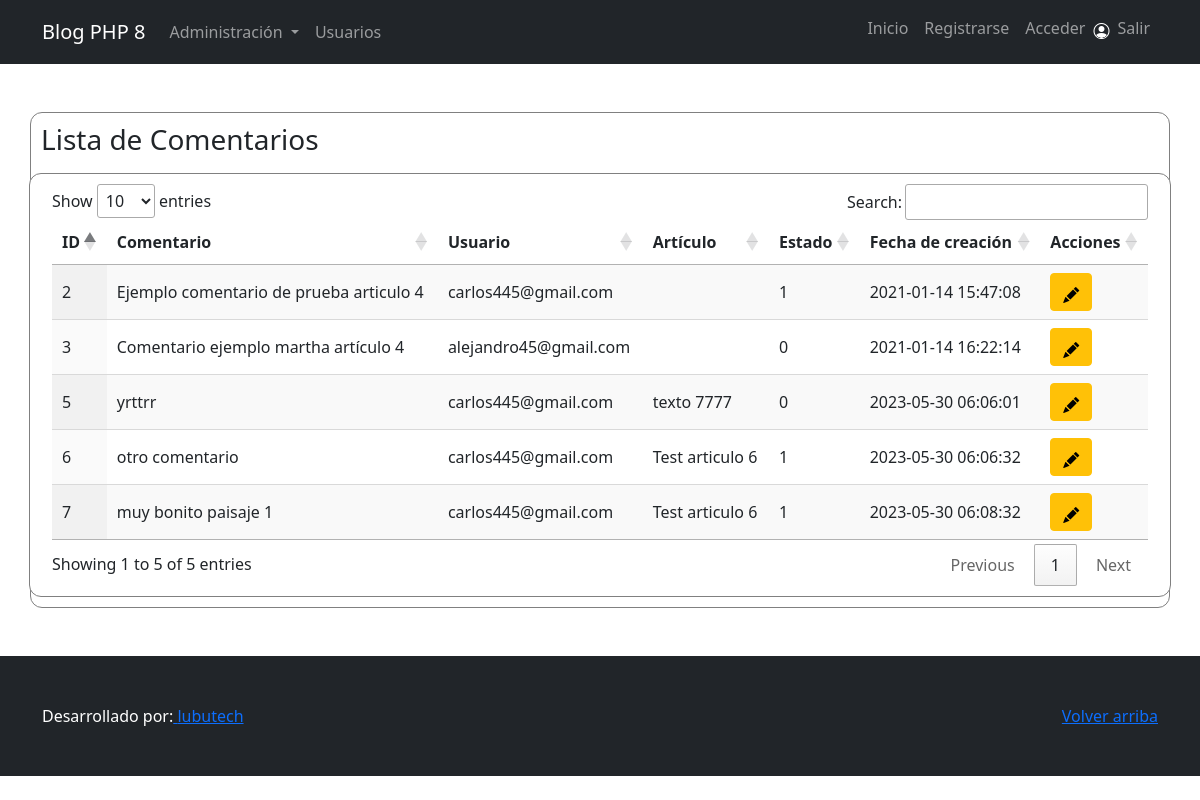
Page /admin/comentarios.php on the committed database.
### tables this page shows
CREATE TABLE `comentarios` (
  `id` int(11) NOT NULL,
  `comentario` varchar(255) NOT NULL,
  `usuario_id` int(11) NOT NULL,
  `articulo_id` int(11) NOT NULL,
  `estado` int(11) NOT NULL,
  `fecha_creacion` datetime NOT NULL DEFAULT current_timestamp()
);

CREATE TABLE `usuarios` (
  `id` int(11) NOT NULL,
  `nombre` varchar(255) NOT NULL,
  `email` varchar(255) NOT NULL,
  `password` varchar(255) NOT NULL,
  `rol_id` int(11) NOT NULL,
  `fecha_creacion` datetime NOT NULL DEFAULT current_timestamp()
);

CREATE TABLE `articulos` (
  `id` int(11) NOT NULL,
  `titulo` varchar(255) NOT NULL,
  `imagen` varchar(255) NOT NULL,
  `texto` text NOT NULL,
  `fecha_creacion` datetime NOT NULL DEFAULT current_timestamp()
);

### models/Comentario.php (called while the page is built, shortened)
<?php
    class Comentario{
        private $conn;
        private $table = 'comentarios';
        public function __construct($db){
            $this->conn = $db;
        }
        public function leer(){
            $query = 'SELECT c.id AS id_comentario, c.comentario AS comentario, c.estado AS estado, c.fecha_creacion AS fecha, c.usuario_id, u.email AS nombre_usuario, a.titulo AS titulo_articulo  FROM ' . $this->table . ' c LEFT JOIN usuarios u ON u.id = c.usuario_id LEFT JOIN articulos a ON a.id = c.articulo_id';
            $stmt = $this->conn->prepare($query);
            $stmt->execute();
            $comentarios = $stmt->fetchAll(PDO::FETCH_OBJ);
            return $comentarios;
        }
}

### admin/comentarios.php (the view, shortened to what this page needs)
<?php include("../includes/header.php") ?>
<?php
    $baseDatos = new Basemysql();
    $db = $baseDatos->connect();
    $comentarios = new Comentario($db);
    $resultado = $comentarios->leer();
?>
<div class="row">
    <div class="col-sm-6">
        <h3>Lista de Comentarios</h3>
    </div>
</div>
<div class="row mt-2 caja">
    <div class="col-sm-12">
        <table id="tblContactos" class="display" style="width:100%">
            <thead>
                <tr>
                    <th>ID</th>
                    <th>Comentario</th>
                    <th>Usuario</th>
                    <th>Artículo</th>
                    <th>Estado</th>
                    <th>Fecha de creación</th>
                    <th>Acciones</th>
                </tr>
            </thead>
            <tbody>
                <?php foreach($resultado as $comentario) : ?>
                <tr>
                    <td><?php echo $comentario->id_comentario; ?></td>
                    <td><?php echo $comentario->comentario; ?></td>
                    <td><?php echo $comentario->nombre_usuario; ?></td>
                    <td><?php echo $comentario->titulo_articulo; ?></td>
                    <td><?php echo $comentario->estado; ?></td>
                    <td><?php echo $comentario->fecha; ?></td>
                    <td>
                        <a href="editar_comentario.php?id=<?php echo $comentario->id_comentario; ?>"
                            class="btn btn-warning"><i class="bi bi-pencil-fill"></i></a>
                    </td>
                </tr>
                <?php endforeach; ?>
            </tbody>
        </table>
    </div>
</div>
<?php include("../includes/footer.php") ?>

### css/estilos.css (style rules this page uses)
.caja { background: #ffffff; border: 1px solid gray; border-radius: 12px; padding: 10px; }

### rows in the picture
comentarios: id "2", comentario "Ejemplo comentario de prueba articulo 4", usuario.email "carlos445@gmail.com", estado "1", fecha_creacion "2021-01-14 15:47:08"
comentarios: id "3", comentario "Comentario ejemplo martha artículo 4", usuario.email "alejandro45@gmail.com", estado "0", fecha_creacion "2021-01-14 16:22:14"
comentarios: id "5", comentario "yrttrr", usuario.email "carlos445@gmail.com", articulo.titulo "texto 7777", estado "0", fecha_creacion "2023-05-30 06:06:01"
comentarios: id "6", comentario "otro comentario", usuario.email "carlos445@gmail.com", articulo.titulo "Test articulo 6", estado "1", fecha_creacion "2023-05-30 06:06:32"
comentarios: id "7", comentario "muy bonito paisaje 1", usuario.email "carlos445@gmail.com", articulo.titulo "Test articulo 6", estado "1", fecha_creacion "2023-05-30 06:08:32"
